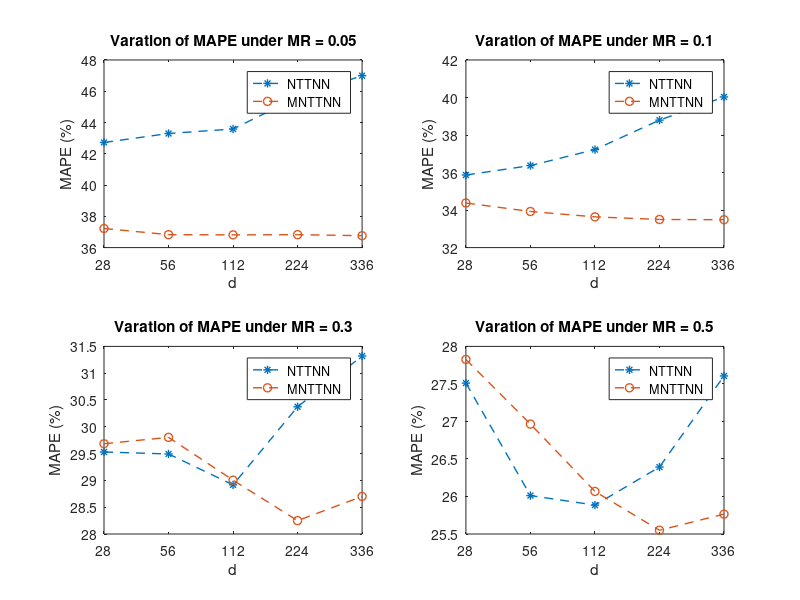

This chart was generated by the following MATLAB code:
d = [0, 1, 2, 3, 4]; %% x-axis
mr = [0.05, 0.1, 0.3, 0.5]; %% four subplots
MAPE_N = [42.724 43.298 43.586 45.617 46.997; 
            35.869 36.371 37.224 38.794 40.029;
            29.530 29.493 28.917 30.373 31.320;
            27.511 26.012 25.885 26.392 27.606;]; %% (4, 5)

MAPE_M = [37.222 36.828 36.814 36.827 36.761; 
            34.378 33.924 33.637 33.499 33.486;
            29.684 29.803 29.004 28.249 28.701;
            27.826 26.965 26.067 25.550 25.765;];

figure
for i = 1:4
    subplot(2,2,i);
    plot(d, MAPE_N(i,:), "--*", 'linewidth', 1., 'DisplayName','NTTNN')
    xticks(d)
    xticklabels({'28','56','112','224','336'})
    xlabel('d')
    ylabel('MAPE (%)')
    hold on 
    plot(d, MAPE_M(i,:), "--o", 'linewidth', 1., 'DisplayName','MNTTNN')
    legend
    title(['Varation of MAPE under MR = ', num2str(mr(i))])
end